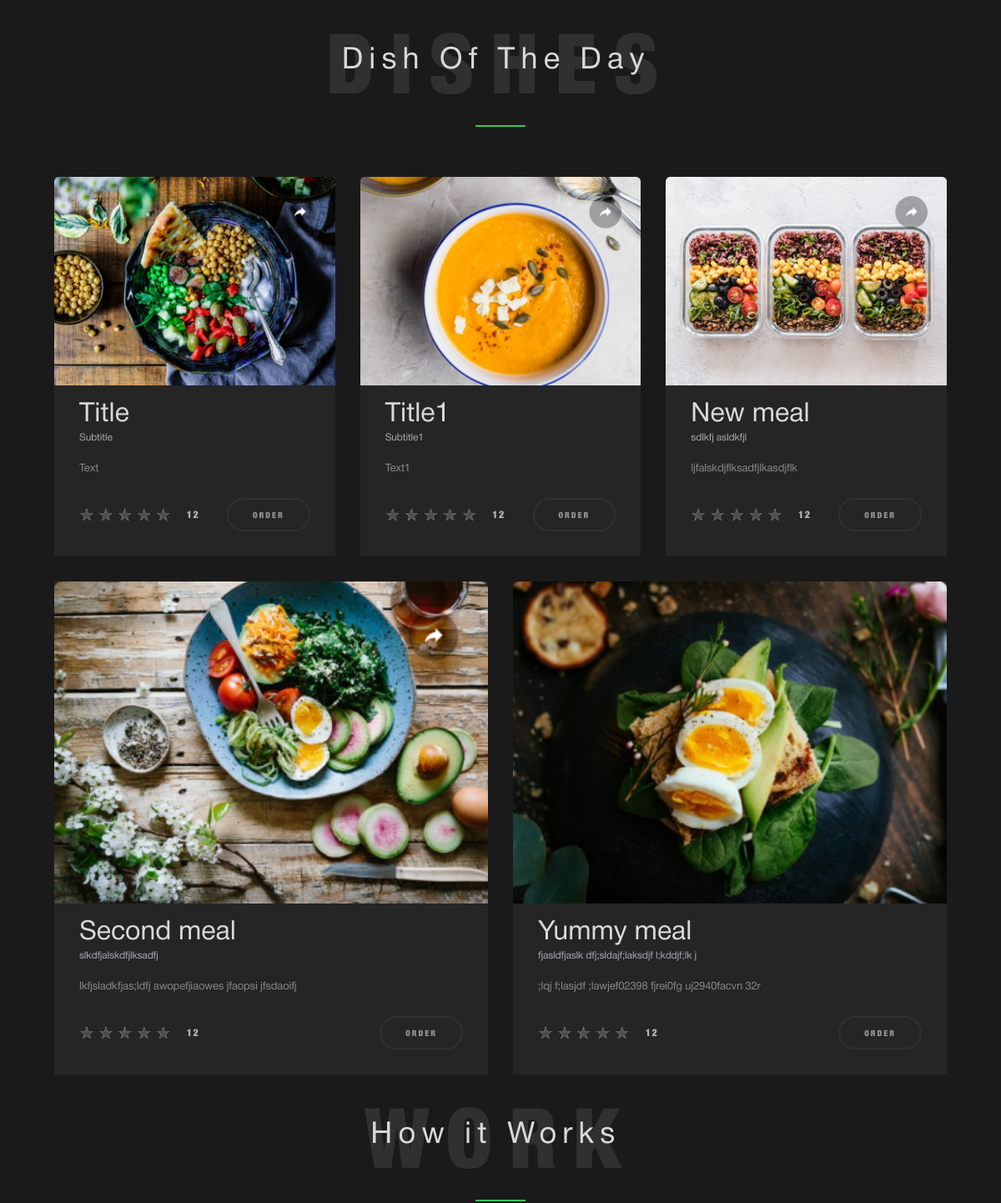
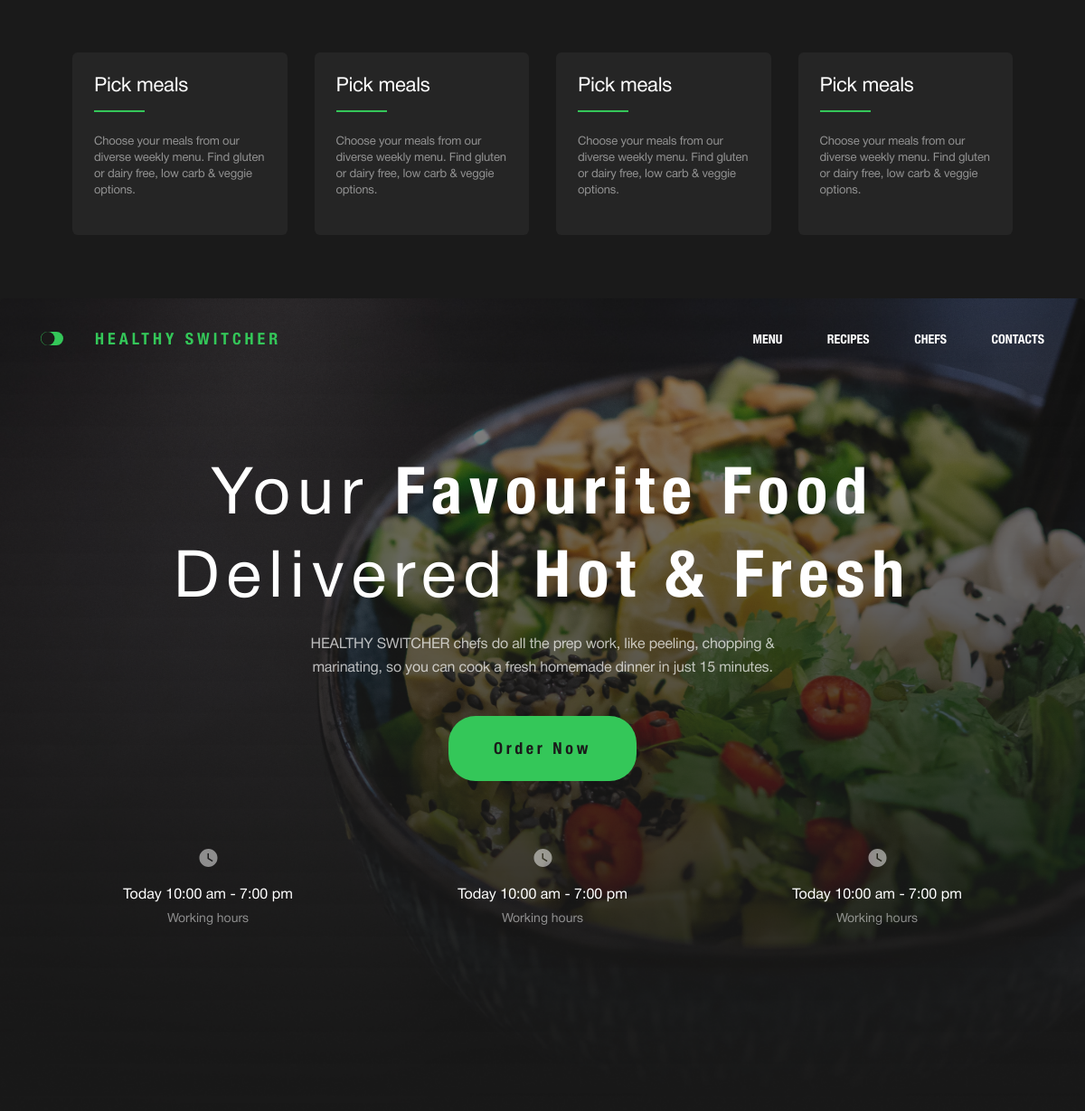
The page / on the database its author committed (2 pictures, top to bottom).
### website/models.py (models this page shows)
class Meals(db.Model):
    id = db.Column(db.Integer, primary_key=True)
    title = db.Column(db.String(100))
    subtitle = db.Column(db.String(100))
    text = db.Column(db.Text)
    image = db.Column(db.String(200))

### website/views.py (the view)
@views.route("/")
def index():
    meals = Meals.query.all()
    return render_template("index.html", meals=meals)

### website/templates/index.html (shortened to what this page needs)
{% extends 'base.html' %}
{% block body %}
<div class="wrapper">
<main class="main">
    <div class="dishes">
        <div class="dishes__container">
            <div class="dishes__header header-construction">
                <div class="header-construction__title">Dishes</div>
                <div class="header-construction__subtitle">Dish Of The Day</div>
            </div>
            <div class="dishes__row">
                {% for meal in meals %}
                <div class="dishes__item item-dishes">
                    <div class="item-dishes__block">
                    <div class="item-dishes__image _ibg">
                        <a href="" class="item-dishes__picture-link">
                        <img src="{{ url_for('static', filename='uploads/') }}{{ meal.image }}" alt="dish">
                    </a>
                    </div>
                    <div class="item-dishes__body">
                        <div class="item-dishes__title">{{ meal.title }}</div>
                        <div class="item-dishes__subtitle">{{ meal.subtitle }}</div>
                        <div class="item-dishes__text">{{ meal.text }}</div>
                        <div class="item-dishes__bottom">
                            <div class="item-dishes__left">
                                <div class="item-dishes__items">
                                <div class="item-dishes__stars">
                                    <label for="item-dishes5" class="item-dishes__label"></label>
                                    <label for="item-dishes4" class="item-dishes__label"></label>
                                    <label for="item-dishes3" class="item-dishes__label"></label>
                                    <label for="item-dishes2" class="item-dishes__label"></label>
                                    <label for="item-dishes1" class="item-dishes__label"></label>
                                </div>
                            </div>
                            <div class="item-dishes__number">12</div>
                            </div>
                            <div class="item-dishes__right">
                                <div class="item-dishes__btn">
                                    <a href="" class="item-dishes__link">Order</a>
                                </div>
                            </div>
                        </div>
                    </div>
                </div>
                </div>
                {% endfor %}
            </div>
        </div>
    </div>
    <div class="works">
        <div class="works__container">
            <div class="dishes__header header-construction">
                <div class="header-construction__title">Work</div>
                <div class="header-construction__subtitle">How it Works</div>
            </div>
            <div class="works__row">
                <div class="works__item item-works">
                    <div class="item-works__body">
                        <div class="item-works__title">Pick meals</div>
                        <div class="item-works__text">Choose your meals from our diverse weekly menu. Find gluten or dairy free, low carb & veggie options.</div>
                    </div>
                </div>
                <div class="works__item item-works">
                    <div class="item-works__body">
                        <div class="item-works__title">Pick meals</div>
                        <div class="item-works__text">Choose your meals from our diverse weekly menu. Find gluten or dairy free, low carb & veggie options.</div>
                    </div>
                </div>
                <div class="works__item item-works">
                    <div class="item-works__body">
                        <div class="item-works__title">Pick meals</div>
                        <div class="item-works__text">Choose your meals from our diverse weekly menu. Find gluten or dairy free, low carb & veggie options.</div>
                    </div>
                </div>
                <div class="works__item item-works">
                    <div class="item-works__body">
                        <div class="item-works__title">Pick meals</div>
                        <div class="item-works__text">Choose your meals from our diverse weekly menu. Find gluten or dairy free, low carb & veggie options.</div>
                    </div>
                </div>
            </div>
        </div>
    </div>
    <div class="frontpage">
        <div class="frontpage__container">
            <div class="frontpage__header">
                <div class="frontpage__left">
                    <div class="frontpage__switcher">
                        <label for="switcher" class="frontpage__label"></label>
                    </div>
                <div class="frontpage__headtext">Healthy switcher</div>
                </div>
                <div class="frontpage__menu">
                    <a href="" class="frontpage__link">Menu</a>
                    <a href="" class="frontpage__link">Recipes</a>
                    <a href="" class="frontpage__link">Chefs</a>
                    <a href="" class="frontpage__link">Contacts</a>
                </div>
            </div>
            <div class="frontpage__body">
                <div class="frontpage__title">Your  <span>favourite food</span> <br>
                    Delivered <span>hot & fresh</span></div>
                    <div class="frontpage__subtitle">HEALTHY SWITCHER chefs do all the prep work, like peeling, chopping & marinating, so you can cook a fresh homemade dinner in just 15 minutes.</div>
                    <div class="frontpage__button">
                        <a href="" class="frontpage__link-second">Order Now</a>
                    </div>
            </div>
            <div class="frontpage__footer">
                <div class="frontpage__item item-frontpage">
                    <div class="item-frontpage__body">
                        <div class="item-frontpage__image">
                            <img src="img/frontpage/ic_watch_later.svg" alt="later">
                        </div>
                        <div class="item-frontpage__title">Today 10:00 am - 7:00 pm</div>
                        <div class="item-frontpage__text">Working hours</div>
                        </div>
                </div>
                <div class="frontpage__item item-frontpage">
                    <div class="item-frontpage__body">
                        <div class="item-frontpage__image">
                            <img src="img/frontpage/ic_watch_later.svg" alt="later">
                        </div>
                        <div class="item-frontpage__title">Today 10:00 am - 7:00 pm</div>
                        <div class="item-frontpage__text">Working hours</div>
                    </div>
                </div>
                <div class="frontpage__item item-frontpage">
                    <div class="item-frontpage__body">
                        <div class="item-frontpage__image">
                            <img src="img/frontpage/ic_watch_later.svg" alt="later">
                        </div>
                        <div class="item-frontpage__title">Today 10:00 am - 7:00 pm</div>
                        <div class="item-frontpage__text">Working hours</div>
                    </div>
                </div>
            </div>
        </div>
    </div>
</main>
</div>
{% endblock %}

### website/templates/base.html (shortened to what this page needs)
<!DOCTYPE html>
<html lang="en">
<head>
    <link rel="stylesheet" href="{{ url_for('static', filename='css/style.css') }}">
</head>
<body>
    {% block body %}
    {% endblock %}
</body>
</html>

### rows shown on the page
Meals: image (picture), title "Title", subtitle "Subtitle", text "Text"
Meals: image (picture), title "Title1", subtitle "Subtitle1", text "Text1"
Meals: image (picture), title "New meal", subtitle "sdlkfj asldkfjl", text "ljfalskdjflksadfjlkasdjflk"
Meals: image (picture), title "Second meal", subtitle "slkdfjalskdfjlksadfj", text "lkfjsladkfjas;ldfj awopefjiaowes jfaopsi jfsdaoifj"
Meals: image (picture), title "Yummy meal", subtitle "fjasldfjaslk dfj;sldajf;laksdjf l;kddjf;lk j", text ";lqj f;lasjdf ;lawjef02398 fjrei0fg uj2940facvn 32r"
